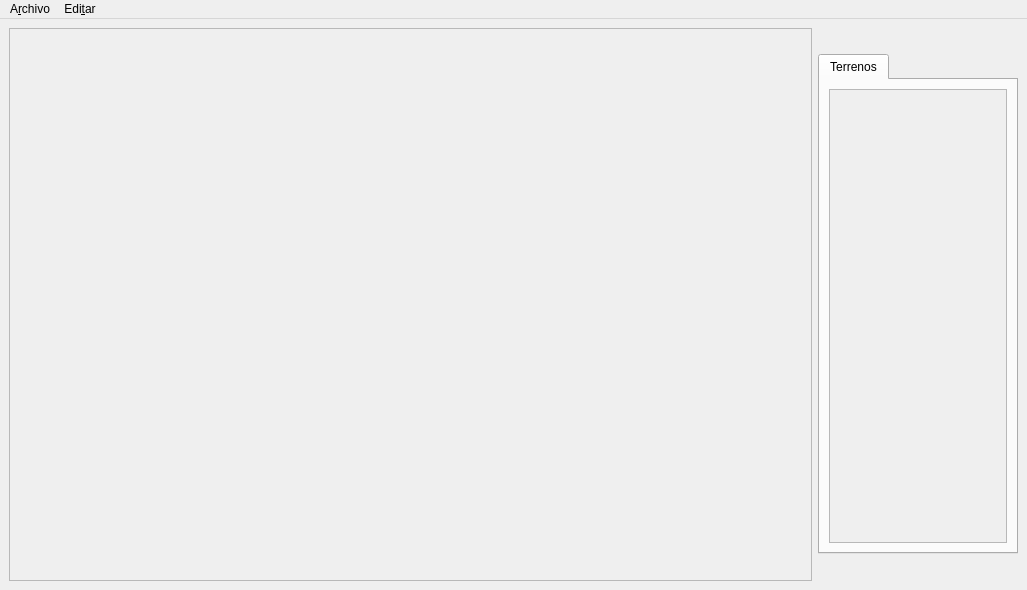
<?xml version="1.0" encoding="UTF-8"?>
<ui version="4.0">
 <class>Editor</class>
 <widget class="QMainWindow" name="Editor">
  <property name="geometry">
   <rect>
    <x>0</x>
    <y>0</y>
    <width>1027</width>
    <height>590</height>
   </rect>
  </property>
  <property name="sizePolicy">
   <sizepolicy hsizetype="Fixed" vsizetype="Fixed">
    <horstretch>0</horstretch>
    <verstretch>0</verstretch>
   </sizepolicy>
  </property>
  <property name="windowTitle">
   <string>Editor de mapas de Dune</string>
  </property>
  <widget class="QWidget" name="centralwidget">
   <layout class="QHBoxLayout" name="horizontalLayout">
    <item>
     <widget class="QScrollArea" name="scrollArea_mapa">
      <property name="sizePolicy">
       <sizepolicy hsizetype="Expanding" vsizetype="Expanding">
        <horstretch>0</horstretch>
        <verstretch>0</verstretch>
       </sizepolicy>
      </property>
      <property name="minimumSize">
       <size>
        <width>0</width>
        <height>0</height>
       </size>
      </property>
      <property name="widgetResizable">
       <bool>true</bool>
      </property>
      <property name="alignment">
       <set>Qt::AlignCenter</set>
      </property>
      <widget class="QWidget" name="scrollArea_widget_mapa">
       <property name="geometry">
        <rect>
         <x>0</x>
         <y>0</y>
         <width>804</width>
         <height>553</height>
        </rect>
       </property>
       <property name="sizePolicy">
        <sizepolicy hsizetype="Expanding" vsizetype="Expanding">
         <horstretch>0</horstretch>
         <verstretch>0</verstretch>
        </sizepolicy>
       </property>
       <layout class="QGridLayout" name="gridLayout">
        <property name="leftMargin">
         <number>0</number>
        </property>
        <property name="topMargin">
         <number>0</number>
        </property>
        <property name="rightMargin">
         <number>0</number>
        </property>
        <property name="bottomMargin">
         <number>0</number>
        </property>
        <property name="spacing">
         <number>0</number>
        </property>
        <item row="0" column="0">
         <layout class="QGridLayout" name="mapLayout">
          <property name="spacing">
           <number>0</number>
          </property>
         </layout>
        </item>
       </layout>
      </widget>
     </widget>
    </item>
    <item>
     <layout class="QVBoxLayout" name="verticalLayout">
      <item>
       <spacer name="verticalSpacer_2">
        <property name="orientation">
         <enum>Qt::Vertical</enum>
        </property>
        <property name="sizeHint" stdset="0">
         <size>
          <width>20</width>
          <height>40</height>
         </size>
        </property>
       </spacer>
      </item>
      <item>
       <widget class="QTabWidget" name="tabWidget">
        <property name="sizePolicy">
         <sizepolicy hsizetype="Fixed" vsizetype="Fixed">
          <horstretch>0</horstretch>
          <verstretch>0</verstretch>
         </sizepolicy>
        </property>
        <property name="minimumSize">
         <size>
          <width>200</width>
          <height>500</height>
         </size>
        </property>
        <property name="maximumSize">
         <size>
          <width>200</width>
          <height>16777215</height>
         </size>
        </property>
        <property name="currentIndex">
         <number>0</number>
        </property>
        <widget class="QWidget" name="tab_terrenos">
         <attribute name="title">
          <string>Terrenos</string>
         </attribute>
         <layout class="QGridLayout" name="gridLayout_5">
          <item row="0" column="0">
           <widget class="QScrollArea" name="scrollArea_terrenos">
            <property name="widgetResizable">
             <bool>true</bool>
            </property>
            <widget class="QWidget" name="scrollArea_widget_terrenos">
             <property name="geometry">
              <rect>
               <x>0</x>
               <y>0</y>
               <width>180</width>
               <height>455</height>
              </rect>
             </property>
             <property name="sizePolicy">
              <sizepolicy hsizetype="Expanding" vsizetype="Expanding">
               <horstretch>0</horstretch>
               <verstretch>0</verstretch>
              </sizepolicy>
             </property>
             <property name="maximumSize">
              <size>
               <width>16777215</width>
               <height>16777215</height>
              </size>
             </property>
             <widget class="QWidget" name="verticalLayoutWidget">
              <property name="geometry">
               <rect>
                <x>-10</x>
                <y>0</y>
                <width>171</width>
                <height>441</height>
               </rect>
              </property>
              <layout class="QVBoxLayout" name="verticalLayout_terrenos"/>
             </widget>
            </widget>
           </widget>
          </item>
         </layout>
        </widget>
       </widget>
      </item>
      <item>
       <spacer name="verticalSpacer">
        <property name="orientation">
         <enum>Qt::Vertical</enum>
        </property>
        <property name="sizeHint" stdset="0">
         <size>
          <width>20</width>
          <height>40</height>
         </size>
        </property>
       </spacer>
      </item>
     </layout>
    </item>
   </layout>
  </widget>
  <widget class="QMenuBar" name="menubar">
   <property name="geometry">
    <rect>
     <x>0</x>
     <y>0</y>
     <width>1027</width>
     <height>21</height>
    </rect>
   </property>
   <widget class="QMenu" name="menuArchivo">
    <property name="title">
     <string>A&amp;rchivo</string>
    </property>
    <addaction name="actionGuardar_mapa"/>
    <addaction name="actionCargar_mapa"/>
    <addaction name="separator"/>
    <addaction name="actionSalir"/>
   </widget>
   <widget class="QMenu" name="menuEditar">
    <property name="title">
     <string>Edi&amp;tar</string>
    </property>
    <addaction name="actionCambiar_cantidad_de_jugadores"/>
    <addaction name="separator"/>
    <addaction name="actionCambiar_tama_o_del_mapa"/>
   </widget>
   <addaction name="menuArchivo"/>
   <addaction name="menuEditar"/>
  </widget>
  <action name="actionagregar_items">
   <property name="text">
    <string>&amp;agregar items</string>
   </property>
  </action>
  <action name="action_Salir_etc">
   <property name="text">
    <string>&amp;Salir etc..</string>
   </property>
  </action>
  <action name="actiondesde_el_designer">
   <property name="text">
    <string>&amp;desde  el designer</string>
   </property>
  </action>
  <action name="actionGuardar_mapa">
   <property name="text">
    <string>&amp;Guardar mapa</string>
   </property>
  </action>
  <action name="actionCargar_mapa">
   <property name="text">
    <string>&amp;Cargar mapa</string>
   </property>
  </action>
  <action name="actionSalir">
   <property name="text">
    <string>&amp;Salir</string>
   </property>
  </action>
  <action name="actionCambiar_cantidad_de_jugadores">
   <property name="text">
    <string>&amp;Cambiar cantidad de jugadores</string>
   </property>
  </action>
  <action name="actionCambiar_tama_o_del_mapa">
   <property name="text">
    <string>Cambiar &amp;tamaño del mapa</string>
   </property>
  </action>
 </widget>
 <resources/>
 <connections/>
</ui>
